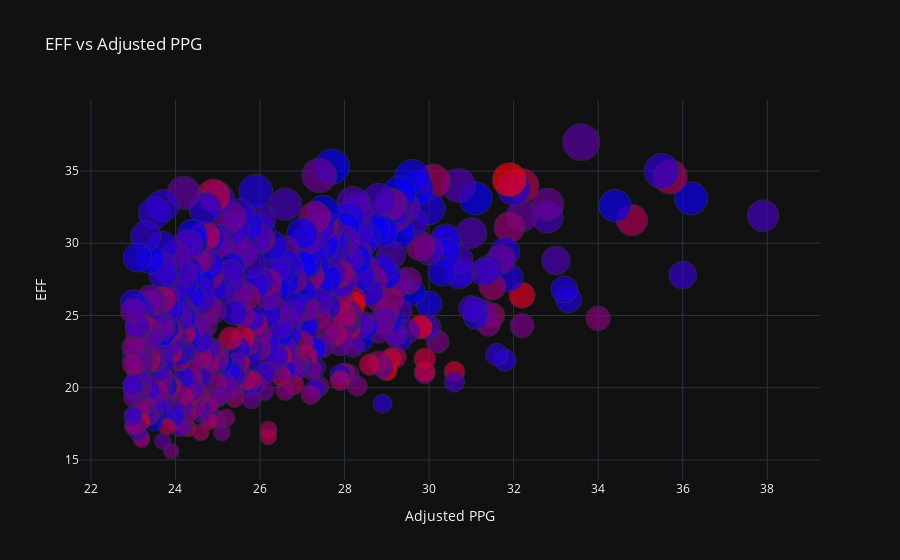

Notebook cell for this chart:
### Code cell
fig = go.Figure(data=go.Scatter(x=top500['NewPTS'],
                                y=top500['EFF'],
                                mode='markers',
                                marker=dict(size=(top500['EFF']),
                                color=top500['PTSDiff'],
                                colorscale=[[0, 'blue'], [1, 'red']]),
                                text=top500[['PLAYER', 'SEASON']],
                                hovertemplate=
                                "<b>%{text}</b><br>"+
                                "<b>PPG</b>: %{x}<br>"+
                                "<b>EFF</b>: %{y}<br>"+
                                "<b>PTS Adj</b>: <b>%{marker.color:.2f}</b><br>"
                                )) # hover text goes here

fig.update_layout(title='EFF vs Adjusted PPG', xaxis_title='Adjusted PPG',
                   yaxis_title='EFF',
                                template='plotly_dark' )
fig.show()

### Figure 1 — Plotly figure (JSON) as saved in the notebook; plotly's stock layout.template omitted (floating-point values rounded to 4 significant figures; data arrays with more than 128 entries replaced by an {"elided": "..."} marker saying what was removed)
{"data": [{"hovertemplate": "<b>%{text}</b><br><b>PPG</b>: %{x}<br><b>EFF</b>: %{y}<br><b>PTS Adj</b>: <b>%{marker.color:.2f}</b><br>", "marker": {"color": {"elided": "500 float values"}, "colorscale": [[0, "blue"], [1, "red"]], "size": {"elided": "500 float values"}}, "mode": "markers", "text": {"elided": "500x2 str values"}, "type": "scatter", "x": {"elided": "500 float values"}, "y": {"elided": "500 float values"}}], "layout": {"title": {"text": "EFF vs Adjusted PPG"}, "xaxis": {"title": {"text": "Adjusted PPG"}}, "yaxis": {"title": {"text": "EFF"}}}}
